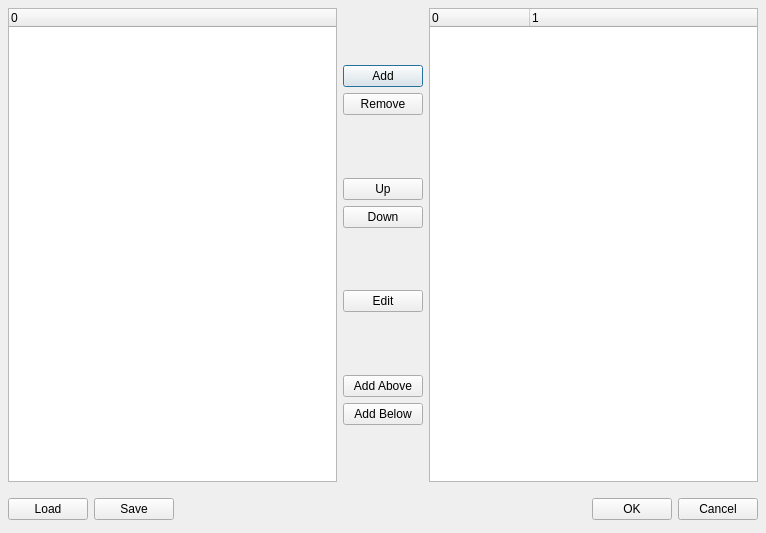
<ui version="4.0" >
 <class>InstrumentDialogBase</class>
 <widget class="QDialog" name="InstrumentDialogBase" >
  <property name="geometry" >
   <rect>
    <x>0</x>
    <y>0</y>
    <width>766</width>
    <height>533</height>
   </rect>
  </property>
  <property name="windowTitle" >
   <string>MuseScore: Create Instruments</string>
  </property>
  <layout class="QVBoxLayout" >
   <property name="spacing" >
    <number>6</number>
   </property>
   <property name="leftMargin" >
    <number>8</number>
   </property>
   <property name="topMargin" >
    <number>8</number>
   </property>
   <property name="rightMargin" >
    <number>8</number>
   </property>
   <property name="bottomMargin" >
    <number>8</number>
   </property>
   <item>
    <layout class="QHBoxLayout" >
     <property name="spacing" >
      <number>6</number>
     </property>
     <property name="leftMargin" >
      <number>0</number>
     </property>
     <property name="topMargin" >
      <number>0</number>
     </property>
     <property name="rightMargin" >
      <number>0</number>
     </property>
     <property name="bottomMargin" >
      <number>0</number>
     </property>
     <item>
      <widget class="QTreeWidget" name="instrumentList" >
       <property name="alternatingRowColors" >
        <bool>true</bool>
       </property>
       <property name="uniformRowHeights" >
        <bool>true</bool>
       </property>
       <property name="itemsExpandable" >
        <bool>true</bool>
       </property>
       <property name="columnCount" >
        <number>1</number>
       </property>
       <column>
        <property name="text" >
         <string>0</string>
        </property>
       </column>
      </widget>
     </item>
     <item>
      <layout class="QVBoxLayout" >
       <property name="spacing" >
        <number>6</number>
       </property>
       <property name="leftMargin" >
        <number>0</number>
       </property>
       <property name="topMargin" >
        <number>0</number>
       </property>
       <property name="rightMargin" >
        <number>0</number>
       </property>
       <property name="bottomMargin" >
        <number>0</number>
       </property>
       <item>
        <spacer>
         <property name="orientation" >
          <enum>Qt::Vertical</enum>
         </property>
         <property name="sizeHint" >
          <size>
           <width>20</width>
           <height>40</height>
          </size>
         </property>
        </spacer>
       </item>
       <item>
        <widget class="QPushButton" name="addButton" >
         <property name="sizePolicy" >
          <sizepolicy vsizetype="Fixed" hsizetype="Minimum" >
           <horstretch>0</horstretch>
           <verstretch>0</verstretch>
          </sizepolicy>
         </property>
         <property name="text" >
          <string>Add</string>
         </property>
        </widget>
       </item>
       <item>
        <widget class="QPushButton" name="removeButton" >
         <property name="sizePolicy" >
          <sizepolicy vsizetype="Fixed" hsizetype="Minimum" >
           <horstretch>0</horstretch>
           <verstretch>0</verstretch>
          </sizepolicy>
         </property>
         <property name="text" >
          <string>Remove</string>
         </property>
        </widget>
       </item>
       <item>
        <spacer>
         <property name="orientation" >
          <enum>Qt::Vertical</enum>
         </property>
         <property name="sizeHint" >
          <size>
           <width>20</width>
           <height>40</height>
          </size>
         </property>
        </spacer>
       </item>
       <item>
        <widget class="QPushButton" name="upButton" >
         <property name="sizePolicy" >
          <sizepolicy vsizetype="Fixed" hsizetype="Minimum" >
           <horstretch>0</horstretch>
           <verstretch>0</verstretch>
          </sizepolicy>
         </property>
         <property name="text" >
          <string>Up</string>
         </property>
        </widget>
       </item>
       <item>
        <widget class="QPushButton" name="downButton" >
         <property name="sizePolicy" >
          <sizepolicy vsizetype="Fixed" hsizetype="Minimum" >
           <horstretch>0</horstretch>
           <verstretch>0</verstretch>
          </sizepolicy>
         </property>
         <property name="text" >
          <string>Down</string>
         </property>
        </widget>
       </item>
       <item>
        <spacer>
         <property name="orientation" >
          <enum>Qt::Vertical</enum>
         </property>
         <property name="sizeHint" >
          <size>
           <width>20</width>
           <height>40</height>
          </size>
         </property>
        </spacer>
       </item>
       <item>
        <widget class="QPushButton" name="editButton" >
         <property name="sizePolicy" >
          <sizepolicy vsizetype="Fixed" hsizetype="Minimum" >
           <horstretch>0</horstretch>
           <verstretch>0</verstretch>
          </sizepolicy>
         </property>
         <property name="text" >
          <string>Edit</string>
         </property>
        </widget>
       </item>
       <item>
        <spacer>
         <property name="orientation" >
          <enum>Qt::Vertical</enum>
         </property>
         <property name="sizeHint" >
          <size>
           <width>20</width>
           <height>40</height>
          </size>
         </property>
        </spacer>
       </item>
       <item>
        <widget class="QPushButton" name="aboveButton" >
         <property name="sizePolicy" >
          <sizepolicy vsizetype="Fixed" hsizetype="Minimum" >
           <horstretch>0</horstretch>
           <verstretch>0</verstretch>
          </sizepolicy>
         </property>
         <property name="text" >
          <string>Add Above</string>
         </property>
        </widget>
       </item>
       <item>
        <widget class="QPushButton" name="belowButton" >
         <property name="sizePolicy" >
          <sizepolicy vsizetype="Fixed" hsizetype="Minimum" >
           <horstretch>0</horstretch>
           <verstretch>0</verstretch>
          </sizepolicy>
         </property>
         <property name="text" >
          <string>Add Below</string>
         </property>
        </widget>
       </item>
       <item>
        <spacer>
         <property name="orientation" >
          <enum>Qt::Vertical</enum>
         </property>
         <property name="sizeHint" >
          <size>
           <width>20</width>
           <height>40</height>
          </size>
         </property>
        </spacer>
       </item>
      </layout>
     </item>
     <item>
      <widget class="QTreeWidget" name="partiturList" >
       <property name="alternatingRowColors" >
        <bool>true</bool>
       </property>
       <property name="uniformRowHeights" >
        <bool>true</bool>
       </property>
       <property name="columnCount" >
        <number>2</number>
       </property>
       <column>
        <property name="text" >
         <string>0</string>
        </property>
       </column>
       <column>
        <property name="text" >
         <string>1</string>
        </property>
       </column>
      </widget>
     </item>
    </layout>
   </item>
   <item>
    <widget class="QWidget" native="1" name="widget_2_2" />
   </item>
   <item>
    <layout class="QHBoxLayout" >
     <property name="spacing" >
      <number>6</number>
     </property>
     <property name="leftMargin" >
      <number>0</number>
     </property>
     <property name="topMargin" >
      <number>0</number>
     </property>
     <property name="rightMargin" >
      <number>0</number>
     </property>
     <property name="bottomMargin" >
      <number>0</number>
     </property>
     <item>
      <widget class="QPushButton" name="loadButton" >
       <property name="text" >
        <string>Load</string>
       </property>
      </widget>
     </item>
     <item>
      <widget class="QPushButton" name="saveButton" >
       <property name="text" >
        <string>Save</string>
       </property>
      </widget>
     </item>
     <item>
      <spacer>
       <property name="orientation" >
        <enum>Qt::Horizontal</enum>
       </property>
       <property name="sizeHint" >
        <size>
         <width>131</width>
         <height>31</height>
        </size>
       </property>
      </spacer>
     </item>
     <item>
      <widget class="QPushButton" name="okButton" >
       <property name="text" >
        <string>OK</string>
       </property>
      </widget>
     </item>
     <item>
      <widget class="QPushButton" name="cancelButton" >
       <property name="text" >
        <string>Cancel</string>
       </property>
      </widget>
     </item>
    </layout>
   </item>
  </layout>
  <widget class="QWidget" native="1" name="widget" >
   <property name="geometry" >
    <rect>
     <x>9</x>
     <y>9</y>
     <width>610</width>
     <height>497</height>
    </rect>
   </property>
  </widget>
  <widget class="QWidget" native="1" name="widget_2" >
   <property name="geometry" >
    <rect>
     <x>10</x>
     <y>10</y>
     <width>244</width>
     <height>495</height>
    </rect>
   </property>
  </widget>
  <widget class="QWidget" native="1" name="widget_3" >
   <property name="geometry" >
    <rect>
     <x>374</x>
     <y>10</y>
     <width>244</width>
     <height>495</height>
    </rect>
   </property>
  </widget>
 </widget>
 <resources/>
 <connections>
  <connection>
   <sender>okButton</sender>
   <signal>clicked()</signal>
   <receiver>InstrumentDialogBase</receiver>
   <slot>accept()</slot>
   <hints>
    <hint type="sourcelabel" >
     <x>278</x>
     <y>253</y>
    </hint>
    <hint type="destinationlabel" >
     <x>96</x>
     <y>254</y>
    </hint>
   </hints>
  </connection>
  <connection>
   <sender>cancelButton</sender>
   <signal>clicked()</signal>
   <receiver>InstrumentDialogBase</receiver>
   <slot>reject()</slot>
   <hints>
    <hint type="sourcelabel" >
     <x>369</x>
     <y>253</y>
    </hint>
    <hint type="destinationlabel" >
     <x>179</x>
     <y>282</y>
    </hint>
   </hints>
  </connection>
 </connections>
</ui>
